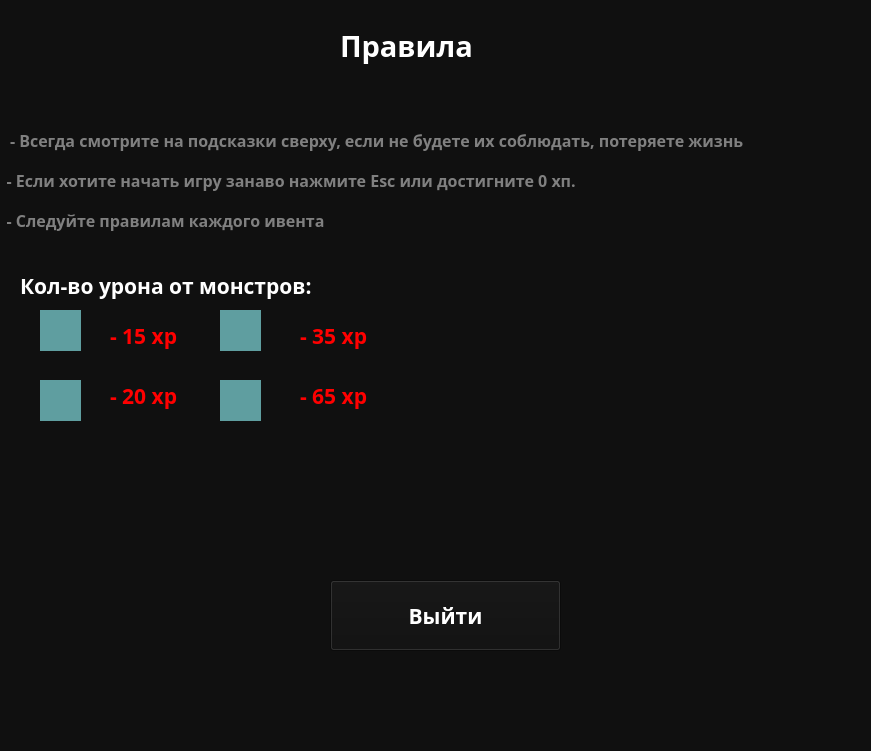
<?xml version="1.0" encoding="UTF-8"?>
<ui version="4.0">
 <class>MainWindow</class>
 <widget class="QMainWindow" name="MainWindow">
  <property name="geometry">
   <rect>
    <x>0</x>
    <y>0</y>
    <width>871</width>
    <height>751</height>
   </rect>
  </property>
  <property name="windowTitle">
   <string>MainWindow</string>
  </property>
  <property name="styleSheet">
   <string notr="true">QWidget {
	color: white;
	background-color: #101010;
	font-family: Rubik;
	font-size: 16pt;
	font-weight: 600;
}</string>
  </property>
  <widget class="QWidget" name="centralwidget">
   <widget class="QLabel" name="label_2">
    <property name="geometry">
     <rect>
      <x>10</x>
      <y>120</y>
      <width>781</width>
      <height>41</height>
     </rect>
    </property>
    <property name="styleSheet">
     <string notr="true">QWidget {
	color: grey;
	background-color: #101010;
	font-family: Rubik;
	font-size: 12pt;
	font-weight: 600;
}</string>
    </property>
    <property name="text">
     <string>- Всегда смотрите на подсказки сверху, если не будете их соблюдать, потеряете жизнь</string>
    </property>
   </widget>
   <widget class="QPushButton" name="va">
    <property name="geometry">
     <rect>
      <x>330</x>
      <y>580</y>
      <width>231</width>
      <height>71</height>
     </rect>
    </property>
    <property name="text">
     <string>Выйти</string>
    </property>
   </widget>
   <widget class="QLabel" name="label_5">
    <property name="geometry">
     <rect>
      <x>-10</x>
      <y>160</y>
      <width>781</width>
      <height>41</height>
     </rect>
    </property>
    <property name="styleSheet">
     <string notr="true">QWidget {
	color: grey;
	background-color: #101010;
	font-family: Rubik;
	font-size: 12pt;
	font-weight: 600;
}</string>
    </property>
    <property name="text">
     <string>    - Если хотите начать игру занаво нажмите Esc или достигните 0 хп.</string>
    </property>
   </widget>
   <widget class="QLabel" name="label_6">
    <property name="geometry">
     <rect>
      <x>-10</x>
      <y>200</y>
      <width>781</width>
      <height>41</height>
     </rect>
    </property>
    <property name="styleSheet">
     <string notr="true">QWidget {
	color: grey;
	background-color: #101010;
	font-family: Rubik;
	font-size: 12pt;
	font-weight: 600;
}</string>
    </property>
    <property name="text">
     <string>    - Следуйте правилам каждого ивента</string>
    </property>
   </widget>
   <widget class="QLabel" name="label">
    <property name="geometry">
     <rect>
      <x>340</x>
      <y>20</y>
      <width>151</width>
      <height>51</height>
     </rect>
    </property>
    <property name="styleSheet">
     <string notr="true">QWidget {
	font-size: 22pt;
}</string>
    </property>
    <property name="text">
     <string>Правила</string>
    </property>
   </widget>
   <widget class="QLabel" name="label_3">
    <property name="geometry">
     <rect>
      <x>20</x>
      <y>270</y>
      <width>301</width>
      <height>31</height>
     </rect>
    </property>
    <property name="text">
     <string>Кол-во урона от монстров:</string>
    </property>
   </widget>
   <widget class="QLabel" name="label_4">
    <property name="geometry">
     <rect>
      <x>40</x>
      <y>310</y>
      <width>41</width>
      <height>41</height>
     </rect>
    </property>
    <property name="styleSheet">
     <string notr="true">QWidget {
	color: white;
	background-color: #5F9EA0;
	font-family: Rubik;
	font-size: 16pt;
	font-weight: 600;
}</string>
    </property>
    <property name="text">
     <string/>
    </property>
   </widget>
   <widget class="QLabel" name="label_7">
    <property name="geometry">
     <rect>
      <x>40</x>
      <y>380</y>
      <width>41</width>
      <height>41</height>
     </rect>
    </property>
    <property name="styleSheet">
     <string notr="true">QWidget {
	color: white;
	background-color: #5F9EA0;
	font-family: Rubik;
	font-size: 16pt;
	font-weight: 600;
}</string>
    </property>
    <property name="text">
     <string/>
    </property>
   </widget>
   <widget class="QLabel" name="label_8">
    <property name="geometry">
     <rect>
      <x>220</x>
      <y>310</y>
      <width>41</width>
      <height>41</height>
     </rect>
    </property>
    <property name="styleSheet">
     <string notr="true">QWidget {
	color: white;
	background-color: #5F9EA0;
	font-family: Rubik;
	font-size: 16pt;
	font-weight: 600;
}</string>
    </property>
    <property name="text">
     <string/>
    </property>
   </widget>
   <widget class="QLabel" name="label_9">
    <property name="geometry">
     <rect>
      <x>220</x>
      <y>380</y>
      <width>41</width>
      <height>41</height>
     </rect>
    </property>
    <property name="styleSheet">
     <string notr="true">QWidget {
	color: white;
	background-color: #5F9EA0;
	font-family: Rubik;
	font-size: 16pt;
	font-weight: 600;
}</string>
    </property>
    <property name="text">
     <string/>
    </property>
   </widget>
   <widget class="QLabel" name="label_10">
    <property name="geometry">
     <rect>
      <x>110</x>
      <y>320</y>
      <width>81</width>
      <height>31</height>
     </rect>
    </property>
    <property name="styleSheet">
     <string notr="true">QWidget {
	color: red;
	background-color: #101010;
	font-family: Rubik;
	font-size: 16pt;
	font-weight: 600;
}</string>
    </property>
    <property name="text">
     <string>- 15 xp</string>
    </property>
   </widget>
   <widget class="QLabel" name="label_11">
    <property name="geometry">
     <rect>
      <x>110</x>
      <y>380</y>
      <width>81</width>
      <height>31</height>
     </rect>
    </property>
    <property name="styleSheet">
     <string notr="true">QWidget {
	color: red;
	background-color: #101010;
	font-family: Rubik;
	font-size: 16pt;
	font-weight: 600;
}</string>
    </property>
    <property name="text">
     <string>- 20 xp</string>
    </property>
   </widget>
   <widget class="QLabel" name="label_12">
    <property name="geometry">
     <rect>
      <x>300</x>
      <y>320</y>
      <width>81</width>
      <height>31</height>
     </rect>
    </property>
    <property name="styleSheet">
     <string notr="true">QWidget {
	color: red;
	background-color: #101010;
	font-family: Rubik;
	font-size: 16pt;
	font-weight: 600;
}</string>
    </property>
    <property name="text">
     <string>- 35 xp</string>
    </property>
   </widget>
   <widget class="QLabel" name="label_13">
    <property name="geometry">
     <rect>
      <x>300</x>
      <y>380</y>
      <width>81</width>
      <height>31</height>
     </rect>
    </property>
    <property name="styleSheet">
     <string notr="true">QWidget {
	color: red;
	background-color: #101010;
	font-family: Rubik;
	font-size: 16pt;
	font-weight: 600;
}</string>
    </property>
    <property name="text">
     <string>- 65 xp</string>
    </property>
   </widget>
  </widget>
  <widget class="QMenuBar" name="menubar">
   <property name="geometry">
    <rect>
     <x>0</x>
     <y>0</y>
     <width>871</width>
     <height>31</height>
    </rect>
   </property>
  </widget>
  <widget class="QStatusBar" name="statusbar"/>
 </widget>
 <resources/>
 <connections/>
</ui>
